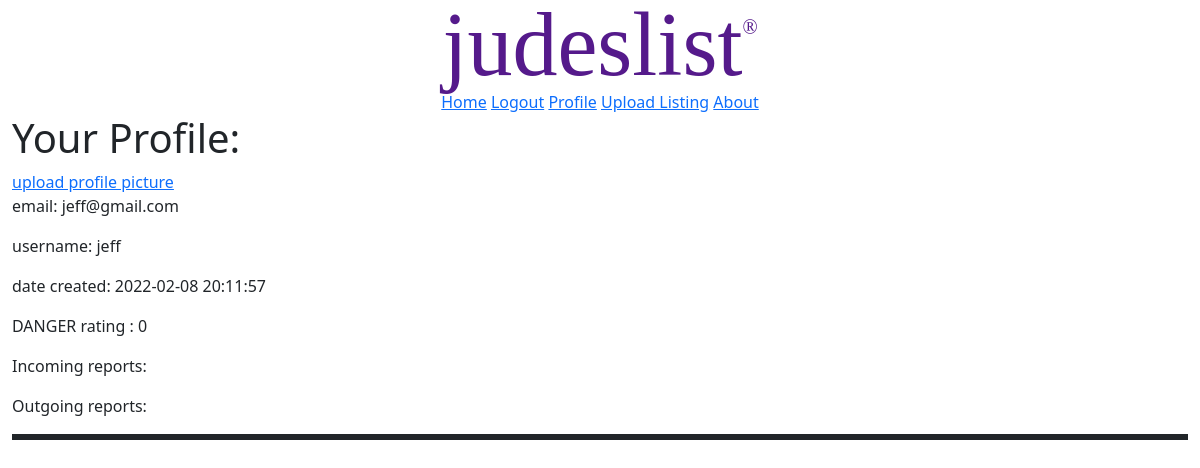
/user/1 (signed in), run on the app's committed database.
### website/models.py (models this page shows)
class User(db.Model, UserMixin):
    id = db.Column(db.Integer, primary_key=True)
    email = db.Column(db.String(150), unique=True)
    username = db.Column(db.String(150), unique=True)
    password = db.Column(db.String(150))
    date_created = db.Column(db.DateTime(timezone=True), default=func.now())
    admin = db.Column(db.Boolean(),default=False)
    banned = db.Column(db.Boolean(),default=False)
    ProfilePicture = db.relationship("ProfilePicture")
    Listing = db.relationship("Listing")
    Comments = db.relationship("Comments")
    Likes = db.relationship("Likes")

### website/auth.py (the view, shortened to what this page needs)
@auth.route("/user/<userid>", methods = ["GET", "POST"])
def user(userid):
    if request.method == "POST":
        pass
    user = User.query.filter_by(id=userid).first()
    profile_pictures_ = ProfilePicture.query.filter_by(user_id=userid).first()
    danger_rating = Ratings.query.filter_by(rated_user_id=userid).all()
    ratingslist = []
    for i in danger_rating:
        if str(i.rating).isnumeric():
            ratingslist.append(i.rating)
    if ratingslist == []:
        the_rating = 0
    else:
        the_rating = round(sum(ratingslist)/len(ratingslist), 1)
    if user:
        listing = Listing.query.filter_by(user_id = userid).order_by(desc(Listing.date_created))
        if current_user.is_authenticated:
            if int(current_user.id) == int(userid):
                foreign_profile = False
            else: foreign_profile = True
        else: foreign_profile = True
        return render_template("user.html", current_user = current_user, userid = userid, foreign_profile = foreign_profile, user = user, profile_pictures_ = profile_pictures_, listing = listing, the_rating = the_rating, Reports = Reports, Likes = Likes)
    else:
        flash("Profile not found", category='error')
        return redirect(url_for("views.home"))

### website/__init__.py (called while the page is built)
def create_app():
    app = Flask(__name__)
    app.jinja_options['extensions'].append('jinja2.ext.do')
    app.config['SECRET_KEY'] = "helloworld"
    app.config['SQLALCHEMY_DATABASE_URI'] = f'sqlite:///{DB_NAME}'
    db.init_app(app)
    from .views import views
    from .auth import auth
    app.register_blueprint(views, url_prefix="/")
    app.register_blueprint(auth, url_prefix="/")
    from .models import User
    create_database(app)
    migrate = Migrate(app, db)
    login_manager = LoginManager()
    login_manager.login_view = "auth.login"
    login_manager.init_app(app)
    @login_manager.user_loader
    def load_user(id):
        return User.query.get(int(id))
    return app

### website/templates/user.html (shortened to what this page needs)
{% extends "listing.html" %}
{% block header %}
  {% if not foreign_profile %}
    <h1>Your Profile:</h1>
    <a href = "/profile_picture_upload">upload profile picture</a>
  {% endif %}
  <p>email: {{user.email}}</p>
  <p>username: {{user.username}}</p>
  <p>date created: {{user.date_created}}</p>
  <p>DANGER rating : {{the_rating}}</p>
  <p>Incoming reports:</p>
  <p>Outgoing reports:</p>
<p class="solid" style="border-style: solid;"></p>
{% endblock %}

### website/templates/base.html (style rules this page uses)
body { background-color: white; }

### data on the page
User: email "jeff@gmail.com", username "jeff", date_created "2022-02-08 20:11:57"

### other printed values
{{ the_rating }} "0"
